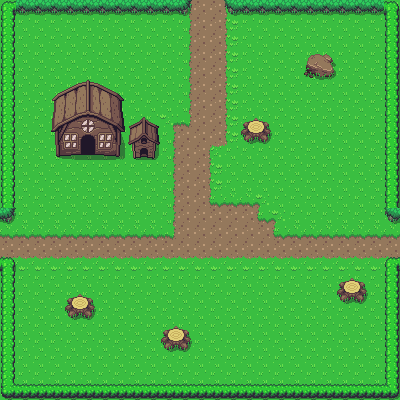

Tiled map render using the project's own tile images. Description and the whole map definition, tile-layer contents included, below:
An orthogonal 25x25 tile map with 16x16 px tiles, 2 tile layers (Ground, Collisions) and 13 objects.

<map version="1.9" tiledversion="1.9.0" orientation="orthogonal" renderorder="left-down" width="25" height="25" tilewidth="16" tileheight="16" infinite="0" nextlayerid="4" nextobjectid="41">
 <tileset firstgid="1" source="../overworld.tsx" />
 <layer id="1" name="Ground" width="25" height="25">
  <data encoding="csv">
1,1,1,1,1,1,1,1,1,1,1,1201,1202,1202,1203,1,1,1,1,1,1,1,1,1,1,
1,1,1,1,1,1,1,1,1,1,1,1201,1202,1202,1203,1,1,1,1,1,1,1,1,1,1,
1,1,1,1,1,1,1,1,1,1,1,1201,1202,1202,1203,1,1,1,1,1,1,1,1,1,1,
1,1,1,1,1,1,1,1,1,1,1,1201,1202,1202,1203,1,1,1,1,1,1,1,1,1,1,
1,1,1,1,1,1,1,1,1,1,1,1201,1202,1202,1203,1,1,1,1,1,1,1,1,1,1,
1,1,1,1,1,1,1,1,1,1,1,1201,1202,1202,1203,1,1,1,1,1,1,1,1,1,1,
1,1,1,1,1,1,1,1,1,1,1,1201,1202,1202,1203,1,1,1,1,1,1,1,1,1,1,
1,1,1,1,1,1,1,1,1,1,1161,1322,1202,1202,1203,1,1,1,1,1,1,1,1,1,1,
1,1,1,1,1,1,1,1,1,1,1201,1202,1202,1202,1203,1,1,1,1,1,1,1,1,1,1,
1,1,1,1,1,1,1,1,1,1,1201,1202,1202,1281,1243,1,1,1,1,1,1,1,1,1,1,
1,1,1,1,1,1,1,1,1,1,1201,1202,1202,1203,1,1,1,1,1,1,1,1,1,1,1,
1,1,1,1,1,1,1,1,1,1,1201,1202,1202,1203,1,1,1,1,1,1,1,1,1,1,1,
1,1,1,1,1,1,1,1,1,1,1201,1202,1202,1321,1162,1162,1163,1,1,1,1,1,1,1,1,
1,1,1,1,1,1,1,1,1,1,1201,1202,1202,1202,1202,1202,1321,1163,1,1,1,1,1,1,1,
1162,1162,1162,1162,1162,1162,1162,1162,1162,1162,1322,1202,1202,1202,1202,1202,1202,1321,1162,1162,1162,1162,1162,1162,1162,
1202,1202,1202,1202,1202,1202,1202,1202,1202,1202,1202,1202,1202,1202,1202,1202,1202,1202,1202,1202,1202,1202,1202,1202,1202,
1242,1242,1242,1242,1242,1242,1242,1242,1242,1242,1242,1242,1242,1242,1242,1242,1242,1242,1242,1242,1242,1242,1242,1242,1242,
1,1,1,1,1,1,1,1,1,1,1,1,1,1,1,1,1,1,1,1,1,1,1,1,1,
1,1,1,1,1,1,1,1,1,1,1,1,1,1,1,1,1,1,1,1,1,1,1,1,1,
1,1,1,1,1,1,1,1,1,1,1,1,1,1,1,1,1,1,1,1,1,1,1,1,1,
1,1,1,1,1,1,1,1,1,1,1,1,1,1,1,1,1,1,1,1,1,1,1,1,1,
1,1,1,1,1,1,1,1,1,1,1,1,1,1,1,1,1,1,1,1,1,1,1,1,1,
1,1,1,1,1,1,1,1,1,1,1,1,1,1,1,1,1,1,1,1,1,1,1,1,1,
1,1,1,1,1,1,1,1,1,1,1,1,1,1,1,1,1,1,1,1,1,1,1,1,1,
1,1,1,1,1,1,1,1,1,1,1,1,1,1,1,1,1,1,1,1,1,1,1,1,1
</data>
 </layer>
 <layer id="2" name="Collisions" width="25" height="25">
  <data encoding="csv">
522,766,766,766,766,766,766,766,766,766,766,687,0,0,686,766,766,766,766,766,766,766,766,766,524,
562,0,0,0,0,0,0,0,0,0,0,0,0,0,0,0,0,0,0,0,0,0,0,0,564,
562,0,0,0,0,0,0,0,0,0,0,0,0,0,0,0,0,0,0,0,0,0,0,0,564,
562,0,0,0,0,0,0,0,0,0,0,0,0,0,0,0,0,0,0,450,451,0,0,0,564,
562,0,0,0,0,0,0,0,0,0,0,0,0,0,0,0,0,0,0,490,491,0,0,0,564,
562,0,0,7,8,9,10,11,0,0,0,0,0,0,0,0,0,0,0,0,0,0,0,0,564,
562,0,0,47,48,49,50,51,0,0,0,0,0,0,0,0,0,0,0,0,0,0,0,0,564,
562,0,0,87,88,89,90,91,214,215,0,0,0,0,0,152,153,0,0,0,0,0,0,0,564,
562,0,0,127,128,129,130,131,254,255,0,0,0,0,0,192,193,0,0,0,0,0,0,0,564,
562,0,0,167,168,169,170,171,294,295,0,0,0,0,0,0,0,0,0,0,0,0,0,0,564,
562,0,0,0,0,0,0,0,0,0,0,0,0,0,0,0,0,0,0,0,0,0,0,0,564,
562,0,0,0,0,0,0,0,0,0,0,0,0,0,0,0,0,0,0,0,0,0,0,0,564,
562,0,0,0,0,0,0,0,0,0,0,0,0,0,0,0,0,0,0,0,0,0,0,0,564,
687,0,0,0,0,0,0,0,0,0,0,0,0,0,0,0,0,0,0,0,0,0,0,0,686,
0,0,0,0,0,0,0,0,0,0,0,0,0,0,0,0,0,0,0,0,0,0,0,0,0,
0,0,0,0,0,0,0,0,0,0,0,0,0,0,0,0,0,0,0,0,0,0,0,0,0,
524,0,0,0,0,0,0,0,0,0,0,0,0,0,0,0,0,0,0,0,0,0,0,0,522,
562,0,0,0,0,0,0,0,0,0,0,0,0,0,0,0,0,0,0,0,0,152,153,0,564,
562,0,0,0,152,153,0,0,0,0,0,0,0,0,0,0,0,0,0,0,0,192,193,0,564,
562,0,0,0,192,193,0,0,0,0,0,0,0,0,0,0,0,0,0,0,0,0,0,0,564,
562,0,0,0,0,0,0,0,0,0,152,153,0,0,0,0,0,0,0,0,0,0,0,0,564,
562,0,0,0,0,0,0,0,0,0,192,193,0,0,0,0,0,0,0,0,0,0,0,0,564,
562,0,0,0,0,0,0,0,0,0,0,0,0,0,0,0,0,0,0,0,0,0,0,0,564,
562,0,0,0,0,0,0,0,0,0,0,0,0,0,0,0,0,0,0,0,0,0,0,0,564,
602,603,603,603,603,603,603,603,603,603,603,603,603,603,603,603,603,603,603,603,603,603,603,603,604
</data>
 </layer>
 <objectgroup id="3" name="collision mask">
  <object id="2" x="5" y="2" width="8" height="218" />
  <object id="3" x="16" y="-1" width="169" height="13" />
  <object id="4" x="226" y="-1" width="172" height="14" />
  <object id="6" x="385" y="11" width="16" height="205" />
  <object id="7" x="386" y="261" width="13" height="137" />
  <object id="8" x="2" y="381" width="387" height="19" />
  <object id="9" x="3" y="257" width="10" height="120" />
  <object id="10" x="243" y="116" width="27" height="28" />
  <object id="11" x="333" y="276" width="37" height="29" />
  <object id="12" x="161" y="323" width="31" height="27" />
  <object id="38" x="56.75" y="159.5">
   <polygon points="0,0 23.5,-3.75 23.5,-28.25 37.75,-29 38.75,-4 63,-2 79.5,0 101,-1.5 99.5,-13.25 103.75,-15 103.75,-35.5 84.5,-44.75 69.25,-34.25 67.25,-58.25 70,-63 33.5,-82 -7,-62.25 -6.5,-58.75 -4,-57 -6.25,-42 -7.25,-27 -3.5,-26.5" />
  </object>
  <object id="39" x="65.3333" y="291.333" width="29.3333" height="27.3333" />
  <object id="40" x="302" y="48.6667" width="35.3333" height="32.6667" />
 </objectgroup>
</map>
